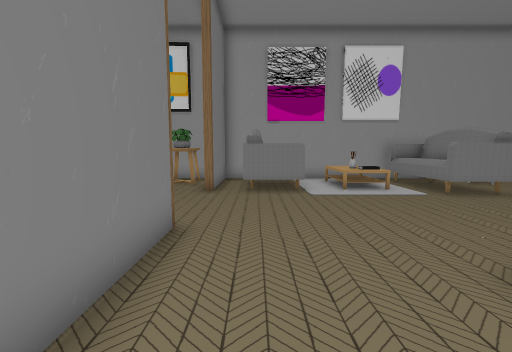
View 1 (above)

19 first-person views from a walk through a scene from a Unity 3-D project. The camera is 1.4 m above the floor, tilts 6° down and sees 90° across. The floor is counted in squares, 0.9 m on a side. Each view is taken from the middle of a square. On the plan, view 1 faces up. The plan holds only what a view shows up to about 14 squares ahead; the rest is blank. The place goes on beyond the plan. The player is left out. Some animated figures are not drawn. Some surface patterns are stand-ins.

View 2
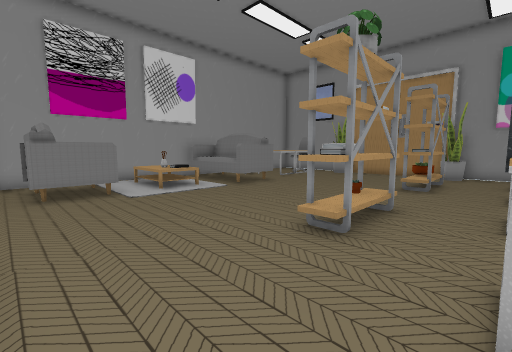

View 3
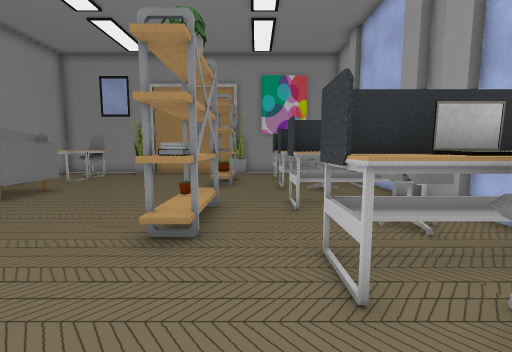

View 4
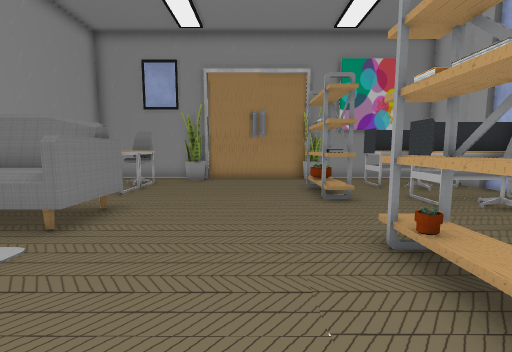

View 5
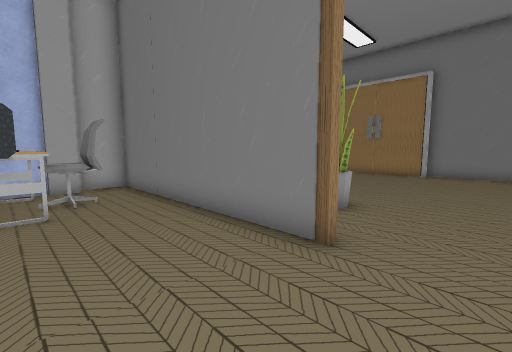

View 6
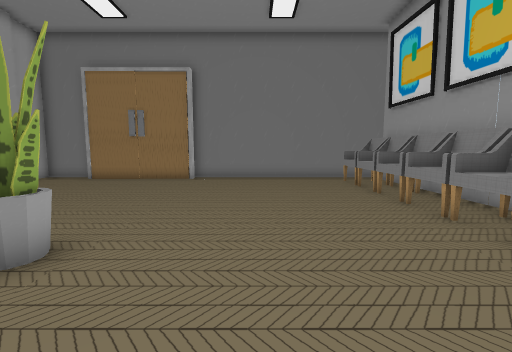

View 7
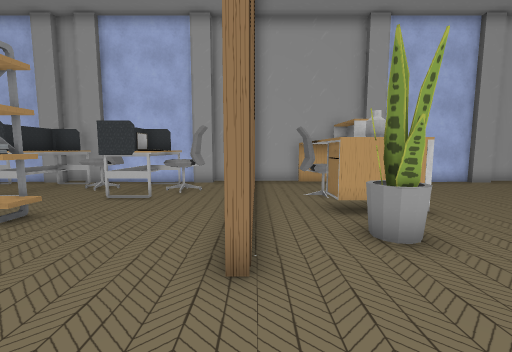

View 8
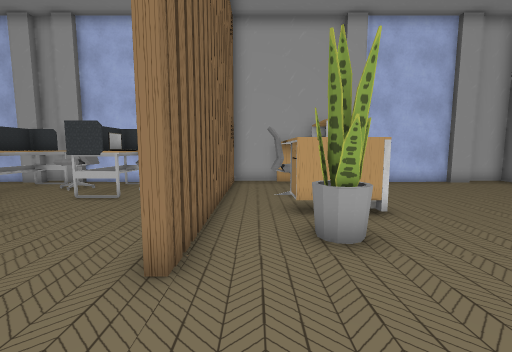

View 9
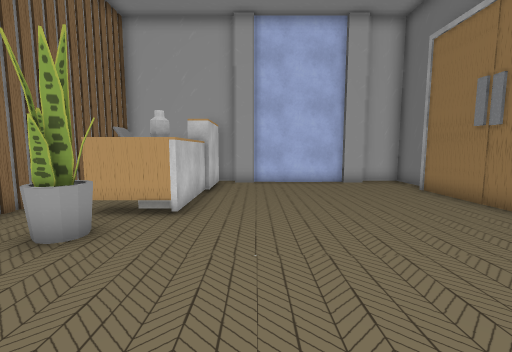

View 10
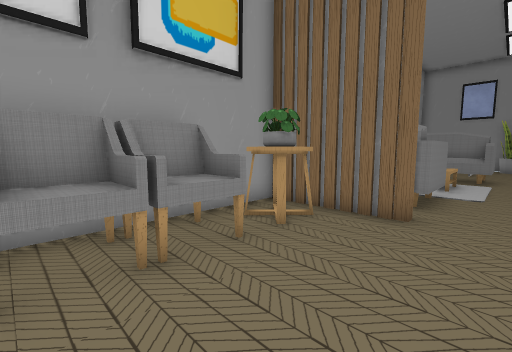

View 11
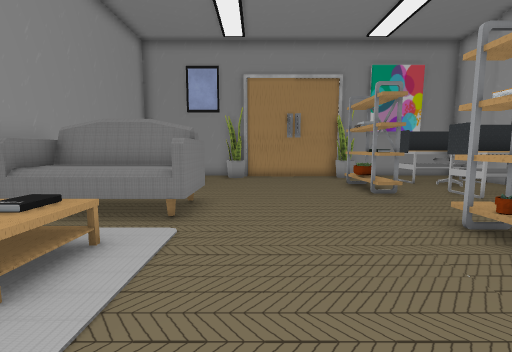

View 12
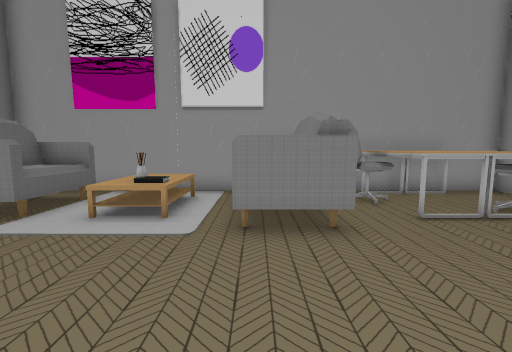

View 13
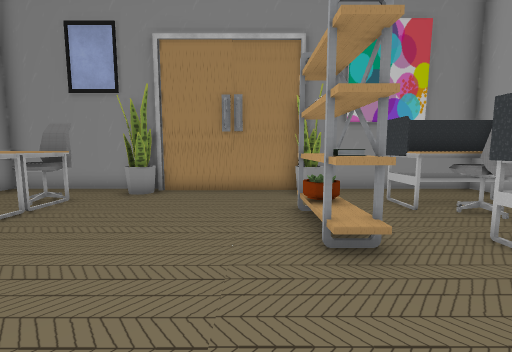

View 14
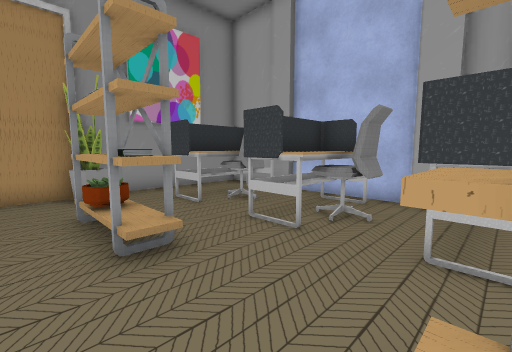

View 15
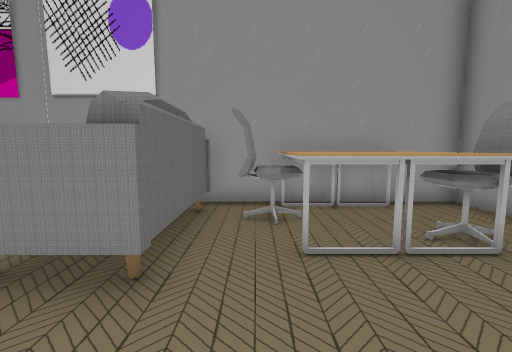

View 16
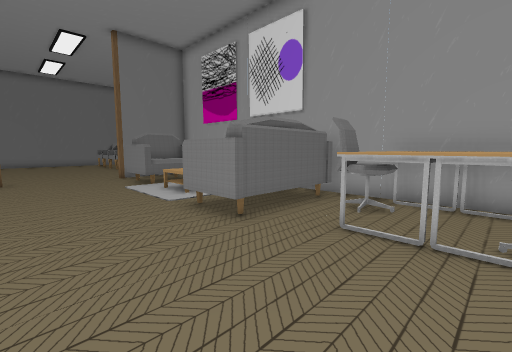

View 17
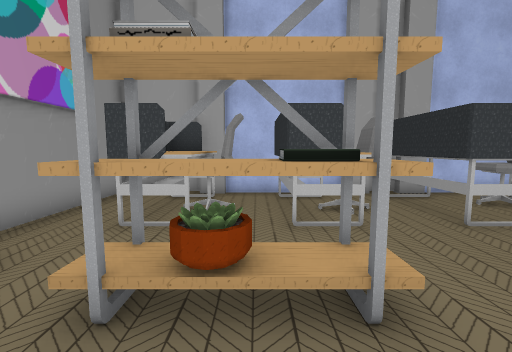

View 18
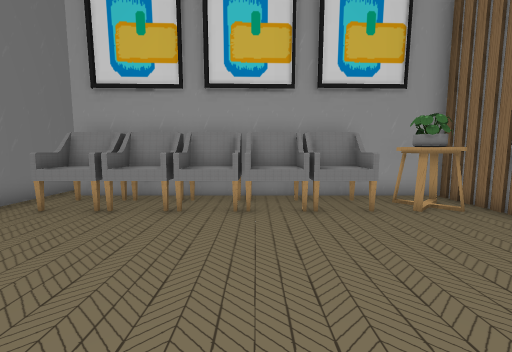

View 19
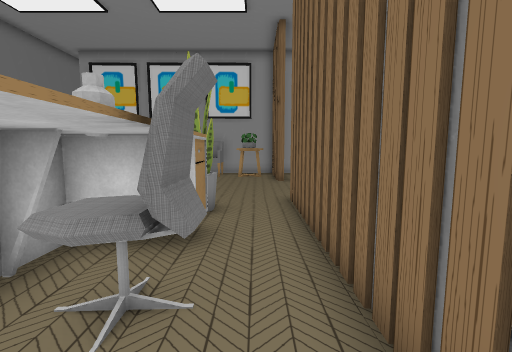

### Floor plan
Key: @ floor where view 1 was taken; # wall or solid block; . floor; ^ raised ledge; T table; S sofa; R rug; A vase; B books; H shelf; P pot; E desk; O other object.
Columns run from 15 left of view 1 to 16 right of it. Each row starts with its distance up from view 1.
 13 ############T##########SS#EEEE##
 12 #.^^^^^^^^^TT#.OOR RR.SSSOE E..#
 11 #....^^^^^..T#.OOR AR.SS.OEEE .#
 10 #............#.OOR BB.SS..EEEE.#
  9 #.................   .SSS......#
  8 #............................PO#
  7 #..............................#
  6 #..............................#
  5 #............#.................#
  4 #.........PP.#.................#
  3 #.........PP.#....HBHH...BBH...#
  2 #........OOO.#....HBHH...BBHHPO#
  1 #........OOO.#.................#
  0 #........OOO.#.@.EE..EE.EE..EE.#
 -1 #........OOO.#.OEOE..EEOEE.EEE.#
 -2 #........O O.#.OEOEO.EEOEE.EEE.#
 -3 #........O  .#...EE..EE.EE..EE.#
 -4 ################################

Where each view was taken, in squares from view 1:
view 1: 0 up, 0 right, facing up
view 2: 0 up, 1 left, facing up-right
view 3: 1 up, 1 left, facing right
view 4: 5 up, 2 right, facing right
view 5: 7 up, 2 right, facing down-left
view 6: 7 up, 1 left, facing left
view 7: 8 up, 2 left, facing down
view 8: 8 up, 3 left, facing down
view 9: 8 up, 8 left, facing down
view 10: 8 up, 8 left, facing up-right
view 11: 7 up, 1 right, facing right
view 12: 4 up, 7 right, facing up
view 13: 4 up, 6 right, facing right
view 14: 4 up, 6 right, facing down-right
view 15: 6 up, 10 right, facing up
view 16: 5 up, 13 right, facing up-left
view 17: 5 up, 11 right, facing down
view 18: 5 up, 8 left, facing up
view 19: 3 down, 3 left, facing up
